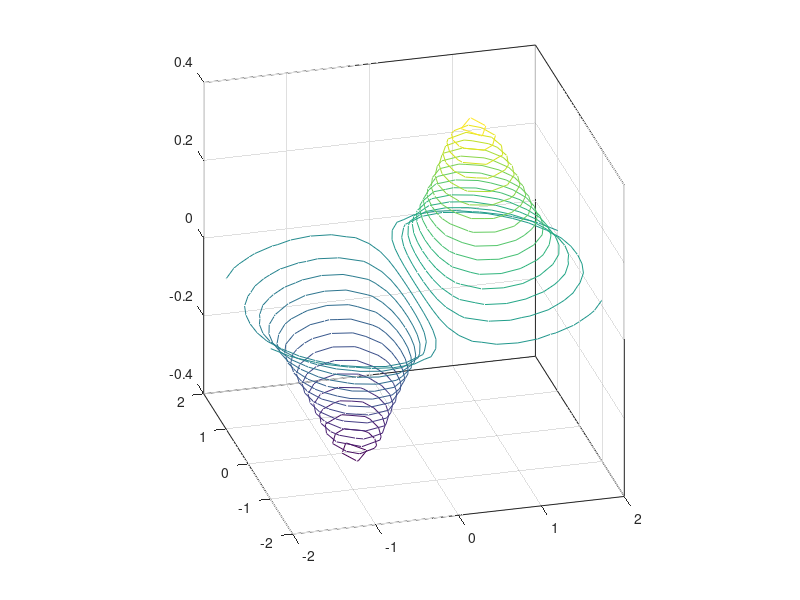

This figure's MATLAB source:
% Regression test function (black box) for contour3
% This function is autogenerated by helpgen.py
function bbtest_success = bbtest_handle_contour3
  bbtest_success = 1;
NumErrors = 0;
try
  [x,y] = meshgrid([-2:.25:2]);
catch
  NumErrors = NumErrors + 1;
end
try
  z=x.*exp(-x.^2-y.^2);
catch
  NumErrors = NumErrors + 1;
end
try
  contour3(x,y,z,30);
catch
  NumErrors = NumErrors + 1;
end
try
  axis square;
catch
  NumErrors = NumErrors + 1;
end
try
  view(-15,25)
catch
  NumErrors = NumErrors + 1;
end
try
  mprint contour3_1
catch
  NumErrors = NumErrors + 1;
end
if (NumErrors ~= 0) bbtest_success = 0; return; end
